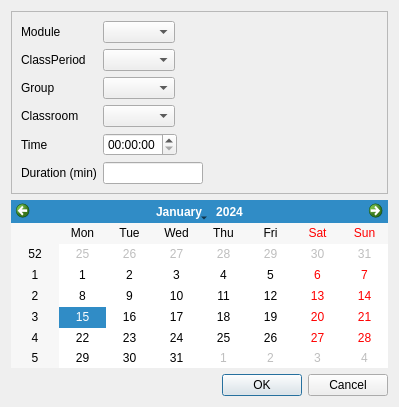
<?xml version="1.0" encoding="UTF-8"?>
<ui version="4.0">
 <class>WindowEditTimeSlot</class>
 <widget class="QDialog" name="WindowEditTimeSlot">
  <property name="geometry">
   <rect>
    <x>0</x>
    <y>0</y>
    <width>399</width>
    <height>407</height>
   </rect>
  </property>
  <property name="windowTitle">
   <string>WindowEditTimeSlot</string>
  </property>
  <layout class="QVBoxLayout" name="verticalLayout">
   <item>
    <widget class="QScrollArea" name="scrollArea">
     <property name="widgetResizable">
      <bool>true</bool>
     </property>
     <widget class="QWidget" name="scrollAreaWidgetContents">
      <property name="geometry">
       <rect>
        <x>0</x>
        <y>0</y>
        <width>385</width>
        <height>177</height>
       </rect>
      </property>
      <layout class="QFormLayout" name="formLayout">
       <property name="fieldGrowthPolicy">
        <enum>QFormLayout::ExpandingFieldsGrow</enum>
       </property>
       <item row="0" column="0">
        <widget class="QLabel" name="label">
         <property name="text">
          <string>Module</string>
         </property>
        </widget>
       </item>
       <item row="0" column="1">
        <widget class="QComboBox" name="comboBoxModule"/>
       </item>
       <item row="2" column="0">
        <widget class="QLabel" name="label_2">
         <property name="text">
          <string>ClassPeriod</string>
         </property>
        </widget>
       </item>
       <item row="2" column="1">
        <widget class="QComboBox" name="comboBoxClassPeriod"/>
       </item>
       <item row="4" column="0">
        <widget class="QLabel" name="label_5">
         <property name="text">
          <string>Classroom</string>
         </property>
        </widget>
       </item>
       <item row="4" column="1">
        <widget class="QComboBox" name="comboBoxClassroom"/>
       </item>
       <item row="5" column="0">
        <widget class="QLabel" name="label_3">
         <property name="text">
          <string>Time</string>
         </property>
        </widget>
       </item>
       <item row="5" column="1">
        <widget class="QTimeEdit" name="timeEdit">
         <property name="maximumSize">
          <size>
           <width>100</width>
           <height>16777215</height>
          </size>
         </property>
        </widget>
       </item>
       <item row="6" column="0">
        <widget class="QLabel" name="label_4">
         <property name="text">
          <string>Duration (min)</string>
         </property>
        </widget>
       </item>
       <item row="6" column="1">
        <widget class="QLineEdit" name="durationVal">
         <property name="maximumSize">
          <size>
           <width>100</width>
           <height>16777215</height>
          </size>
         </property>
        </widget>
       </item>
       <item row="3" column="0">
        <widget class="QLabel" name="label_6">
         <property name="text">
          <string>Group</string>
         </property>
        </widget>
       </item>
       <item row="3" column="1">
        <widget class="QComboBox" name="comboBoxGroup"/>
       </item>
      </layout>
     </widget>
    </widget>
   </item>
   <item>
    <widget class="QCalendarWidget" name="calendarWidget"/>
   </item>
   <item>
    <widget class="QDialogButtonBox" name="buttonBox">
     <property name="orientation">
      <enum>Qt::Horizontal</enum>
     </property>
     <property name="standardButtons">
      <set>QDialogButtonBox::Cancel|QDialogButtonBox::Ok</set>
     </property>
    </widget>
   </item>
  </layout>
 </widget>
 <resources/>
 <connections>
  <connection>
   <sender>buttonBox</sender>
   <signal>accepted()</signal>
   <receiver>WindowEditTimeSlot</receiver>
   <slot>accept()</slot>
   <hints>
    <hint type="sourcelabel">
     <x>248</x>
     <y>254</y>
    </hint>
    <hint type="destinationlabel">
     <x>157</x>
     <y>274</y>
    </hint>
   </hints>
  </connection>
  <connection>
   <sender>buttonBox</sender>
   <signal>rejected()</signal>
   <receiver>WindowEditTimeSlot</receiver>
   <slot>reject()</slot>
   <hints>
    <hint type="sourcelabel">
     <x>316</x>
     <y>260</y>
    </hint>
    <hint type="destinationlabel">
     <x>286</x>
     <y>274</y>
    </hint>
   </hints>
  </connection>
 </connections>
</ui>
